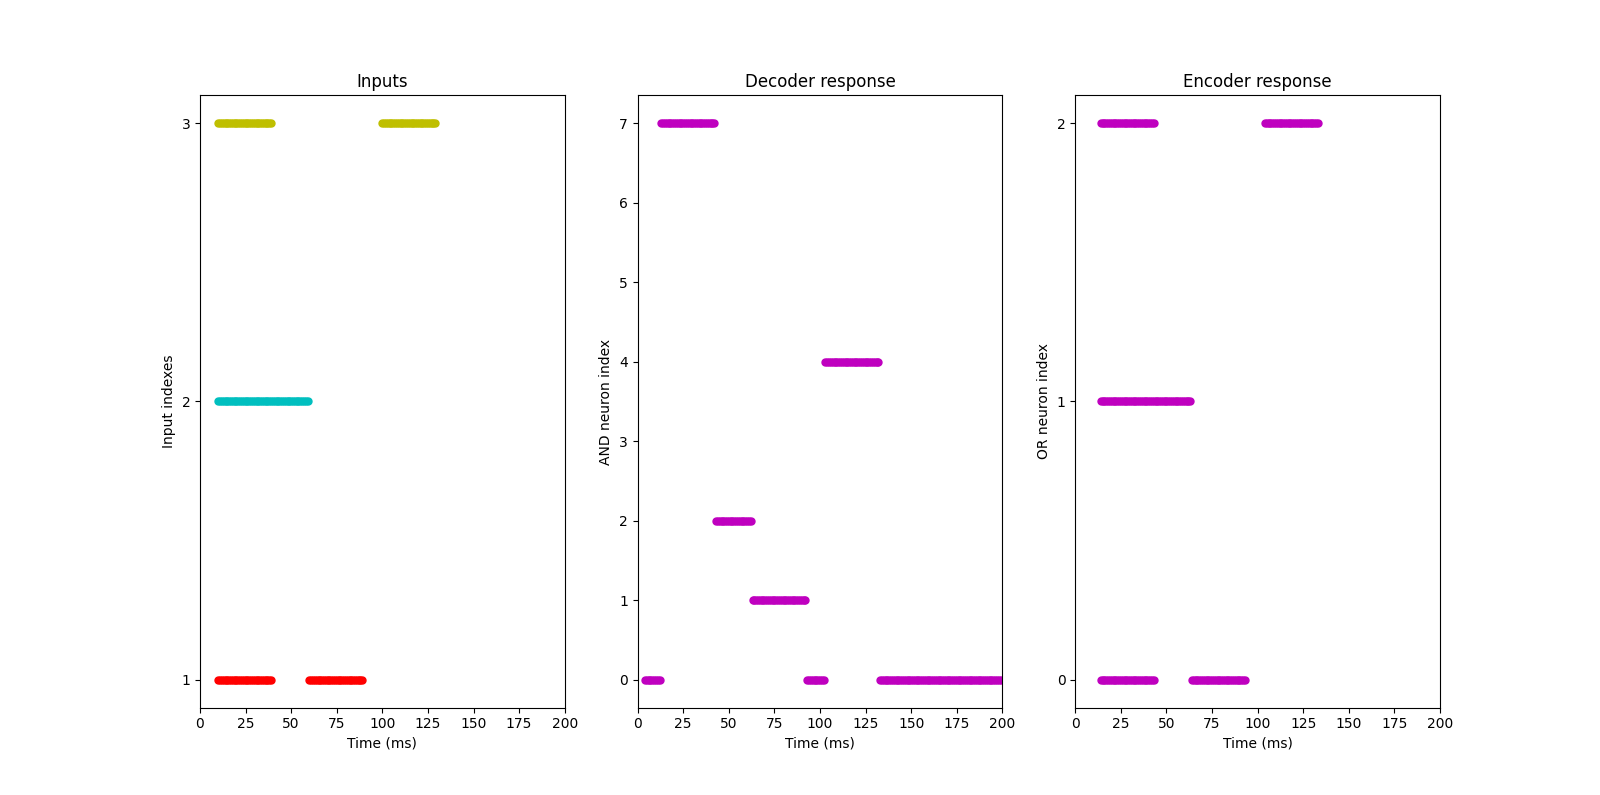

Write Python code to recreate this figure.
import matplotlib.pyplot as plt
import numpy as np
import spynnaker8 as sim

from sPyBlocks.connection_functions import truth_table_column
from sPyBlocks.constant_spike_source import ConstantSpikeSource
from sPyBlocks.neural_decoder import NeuralDecoder
from sPyBlocks.neural_encoder import NeuralEncoder
from sPyBlocks.trace_functions import SpikeTrace

if __name__ == "__main__":
    # Simulator initialization and simulation params
    sim.setup(timestep=1.0)
    simtime = 200.0  # (ms)

    # Other parameters
    n_inputs = 3
    global_params = {"min_delay": 1.0}
    neuron_params = {"cm": 0.1, "tau_m": 0.1, "tau_refrac": 0.0, "tau_syn_E": 0.1, "tau_syn_I": 0.1,
                     "v_rest": -65.0, "v_reset": -65.0, "v_thresh": -64.91}

    # Network building
    spike_times_0 = np.concatenate((np.arange(10.0, 40.0, global_params["min_delay"]),
                                    np.arange(60.0, 90.0, global_params["min_delay"])))
    spike_times_1 = np.concatenate((np.arange(10.0, 40.0, global_params["min_delay"]),
                                    np.arange(40.0, 60.0, global_params["min_delay"])))
    spike_times_2 = np.concatenate((np.arange(10.0, 40.0, global_params["min_delay"]),
                                    np.arange(100.0, 130.0, global_params["min_delay"])))

    spike_source_0 = sim.Population(1, sim.SpikeSourceArray(spike_times=spike_times_0))
    spike_source_1 = sim.Population(1, sim.SpikeSourceArray(spike_times=spike_times_1))
    spike_source_2 = sim.Population(1, sim.SpikeSourceArray(spike_times=spike_times_2))

    spike_sources = [spike_source_0, spike_source_1, spike_source_2]

    std_conn = sim.StaticSynapse(weight=1.0, delay=global_params["min_delay"])
    decoder = NeuralDecoder(n_inputs, sim, global_params, neuron_params, std_conn)
    constant_spike_source = ConstantSpikeSource(sim, global_params, neuron_params, std_conn)

    encoder = NeuralEncoder(2 ** n_inputs, sim, global_params, neuron_params, std_conn)

    # Testing
    decoder.connect_constant_spikes([constant_spike_source.set_source, constant_spike_source.latch.output_neuron])
    decoder.connect_inputs(spike_sources, ini_pop_indexes=[[0], [1], [2]])

    input_population = [decoder.and_gates.and_array[i].output_neuron for i in range(decoder.n_outputs)]

    input_indexes = range(encoder.n_inputs)
    for i in input_indexes:
        i_bin = format(i, "0" + str(n_inputs) + 'b')
        i_bin_splitted = [j for j in reversed(i_bin)]
        connections = [k for k in range(0, len(i_bin_splitted)) if i_bin_splitted[k] == '1']
        encoder.connect_inputs(input_population, ini_pop_indexes=[i], or_indexes=connections)

    # --- NO NEED TO TOUCH THIS PART OF THE CODE ---
    for gate in decoder.and_gates.and_array:
        gate.output_neuron.record(('spikes'))

    for gate in encoder.or_gates.or_array:
        gate.output_neuron.record(('spikes'))

    # Run simulation
    sim.run(simtime)

    # Data from the simulation
    decoder_spikes = []
    for gate in decoder.and_gates.and_array:
        decoder_spikes.append(gate.output_neuron.get_data(variables=["spikes"]).segments[0].spiketrains[0])

    encoder_spikes = []
    for gate in encoder.or_gates.or_array:
        encoder_spikes.append(gate.output_neuron.get_data(variables=["spikes"]).segments[0].spiketrains[0])

    # End simulation
    sim.end()

    # Excel file creation
    trace = SpikeTrace("test_simple_encoder", simtime)

    trace.printSpikes(1, "Input signal 2", spike_times_2, "#8DB4E2")
    trace.printSpikes(2, "Input signal 1", spike_times_1, "#8DB4E2")
    trace.printSpikes(3, "Input signal 0", spike_times_0, "#8DB4E2")

    values = np.zeros(int(simtime))
    for i in range(len(values)):
        if i in spike_times_0:
            values[i] += 1
        if i in spike_times_1:
            values[i] += 2
        if i in spike_times_2:
            values[i] += 4

    trace.printRow(4, "CHANNEL", values, "#FFC000")

    and_length = len(decoder.and_gates.and_array)
    or_length = len(encoder.or_gates.or_array)

    for i in range(and_length):
        trace.printSpikes(4 + and_length - i, "Decoder response (AND gate " + str(i) + ")", decoder_spikes[i],
                          "#FFF2CC")

    for i in range(or_length):
        trace.printSpikes(4 + and_length + or_length - i, "Encoder response (OR gate " + str(i) + ")",
                          encoder_spikes[i], "#FFF2CC")

    trace.closeExcel()

    # Results
    print("Number of total neurons (Decoder): " + str(decoder.total_neurons) +
          "\nNumber of total input connections (Decoder): " + str(decoder.total_input_connections) +
          "\nNumber of total internal connections (Decoder): " + str(decoder.total_internal_connections) +
          "\nNumber of total output connections (Decoder): " + str(decoder.total_output_connections))

    print("------------------------------------------")

    print("Number of total neurons (Encoder): " + str(encoder.total_neurons) +
          "\nNumber of total input connections (Encoder): " + str(encoder.total_input_connections) +
          "\nNumber of total internal connections (Encoder): " + str(encoder.total_internal_connections) +
          "\nNumber of total output connections (Encoder): " + str(encoder.total_output_connections))

    print(decoder_spikes)
    print(encoder_spikes)

    plt.subplot(131)
    plt.plot(spike_times_0, [1] * len(spike_times_0), 'ro', markersize=5)
    plt.plot(spike_times_1, [2] * len(spike_times_1), 'co', markersize=5)
    plt.plot(spike_times_2, [3] * len(spike_times_2), 'yo', markersize=5)
    plt.xlim([0, simtime])
    plt.yticks([1, 2, 3])
    plt.title('Inputs')
    plt.xlabel('Time (ms)')
    plt.ylabel('Input indexes')

    plt.subplot(132)
    for i in range(len(decoder_spikes)):
        spike_times = decoder_spikes[i]
        plt.plot(spike_times, [i] * len(spike_times), 'mo', markersize=5)
    plt.xlim([0, simtime])
    plt.yticks(range(2 ** n_inputs))
    plt.title('Decoder response')
    plt.xlabel('Time (ms)')
    plt.ylabel('AND neuron index')

    plt.subplot(133)
    for i in range(len(encoder_spikes)):
        spike_times = encoder_spikes[i]
        plt.plot(spike_times, [i] * len(spike_times), 'mo', markersize=5)
    plt.xlim([0, simtime])
    plt.yticks(range(n_inputs))
    plt.title('Encoder response')
    plt.xlabel('Time (ms)')
    plt.ylabel('OR neuron index')

    plt.show()
